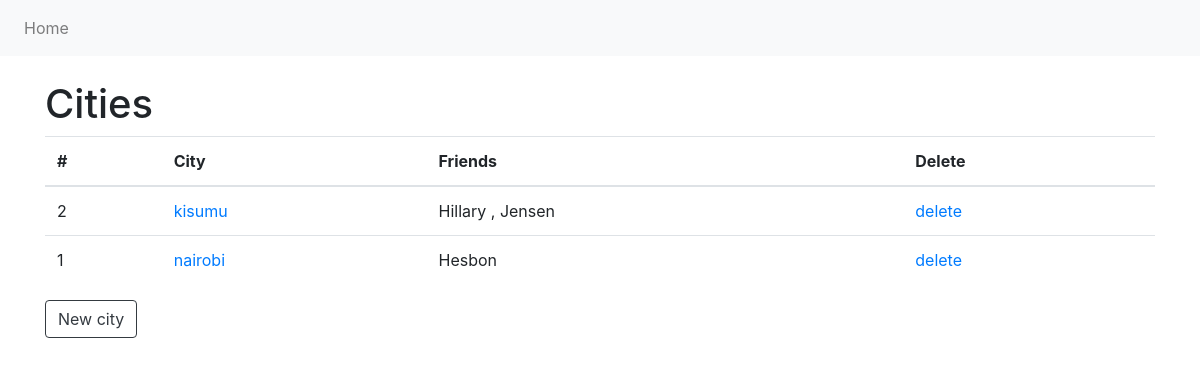
The app's page /manage-data/cities/list with its own data.
### app/model.py (models this page shows)
class City(Base):
    __tablename__ = 'city'
    id = Column(Integer, primary_key=True)
    name = Column(String(100), server_default='')
    friends = relationship(
        'Friend',
        back_populates='city',
        order_by=Friend.name,
    )

class Friend(Base):
    __tablename__ = 'friend'
    id = Column(Integer, primary_key=True)
    name = Column(String(100), server_default='')
    city_id = Column(Integer, ForeignKey('city.id'))
    city = relationship(
        'City',
        back_populates='friends',
    )
    hobbies = relationship(
        'Hobby',
        secondary=friend_mtm_hobby_table,
        back_populates='friends',
        order_by=lambda: Hobby.name,
    )

### app/blueprints/manage_data/views.py (the view)
@manage_data_blueprint.route('/cities/list', methods=['GET', 'POST'])
def cities_list():
    cities = app_db.session.query(City).order_by(City.name).all()
    thead_th_items = [
        {
            'col_title': '#',
        },
        {
            'col_title': 'City',
        },
        {
            'col_title': 'Friends',
        },
        {
            'col_title': 'Delete',
        },
    ]
    tbody_tr_items = []
    for city in cities:
        friend_names = ''
        if city.friends:
            friend_names = ', '.join([x.name for x in city.friends])
        tbody_tr_items.append([
            {
                'col_value': city.id,
            },
            {
                'col_value': city.name,
                'url': url_for('manage_data.city_edit', city_id=city.id),
            },
            {
                'col_value': friend_names,
            },
            {
                'col_value': 'delete',
                'url': url_for('manage_data.city_delete', city_id=city.id),
            }
        ])
    return render_template(
        'items_list.html',
        title='Cities',
        thead_th_items=thead_th_items,
        tbody_tr_items=tbody_tr_items,
        item_new_url=url_for('manage_data.city_new'),
        item_new_text='New city',
    )

### app/factory.py (called while the page is built)
def create_app():
    app = Flask(__name__)
    app.config.from_object('config.ConfigDevelopment')
    app.logger = app_logging.init_app(app)
    app_db.init_app(app)
    app.logger.debug('test debug message')
    Bootstrap(app)
    csrf = CSRFProtect()
    csrf.init_app(app)
    from .blueprints.manage_data.views import manage_data_blueprint
    app.register_blueprint(manage_data_blueprint, url_prefix='/manage-data')
    @app.teardown_appcontext
    def teardown_db(response_or_exception):
        if hasattr(app_db, 'session'):
            app_db.session.remove()
    @app.route('/')
    def index():
        friends = app_db.session.query(Friend).order_by(Friend.name).all()
        return render_template(
            'home.html',
            welcome_message='Hello world',
            friends=friends,
        )
    return app

### app/templates/items_list.html
{% extends "base.html" %}
{% block content %}
	<h1>
		{{ title }}
	</h1>
	{% if tbody_tr_items %}
	<table class="table">
		<thead>
		<tr>
			{% for thead_th_item in thead_th_items %}
			<th scope="col">
				{{ thead_th_item.col_title }}
			</th>
			{% endfor %}
		</tr>
		</thead>
		<tbody>
			{% for tbody_tr_item in tbody_tr_items %}
			<tr>
				{% for tbody_td_item in tbody_tr_item %}
				<td>
					{% if tbody_td_item.url %}
						<a href="{{ tbody_td_item.url }}">
							{{ tbody_td_item.col_value }}
						</a>
					{% else %}
						{% if tbody_td_item.col_value %}
							{{ tbody_td_item.col_value }}
						{% else %}
							-
						{% endif %}
					{% endif %}
				</td>
				{% endfor %}
			</tr>
			{% endfor %}
		</tbody>
	</table>
	{% else %}
		<p>
		No items found
		</p>
	{% endif %}
	<a class="btn btn-outline-dark" href="{{ item_new_url }}" role="button">
		{{ item_new_text }}
	</a>
{% endblock %}

### records on screen
City: col_value "kisumu"
City: col_value "nairobi"
Friend: col_value "Hesbon"

### other values on screen
{{ render_nav_item('index', 'Home', use_li=True) }} "Home"
{{ title }} "Cities"
{{ thead_th_item.col_title }} "#" "City" "Friends" "Delete"
{{ tbody_td_item.col_value }} "2" "Hillary , Jensen" "1"
{{ tbody_td_item.col_value }} "delete" "delete"
{{ item_new_text }} "New city"
